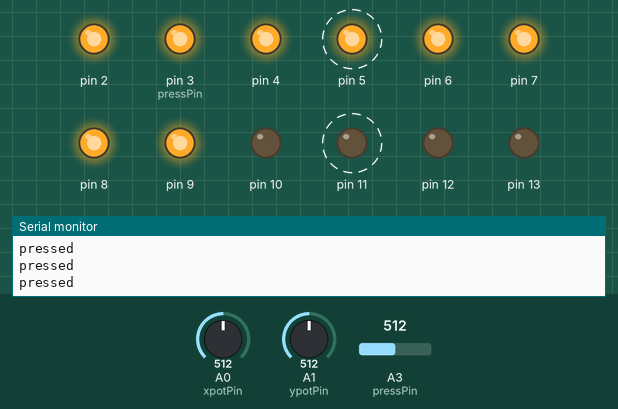
Bench run of a sketch on a simulated Arduino Uno, built with avr-gcc and run on an emulated ATmega328P. Parts: output pins drawn as LEDs (lit = HIGH), the last lines printed to the serial monitor. Dashed ring = blinking. Inputs (shaded band) come from the test bench; at power-on: A0 (xpotPin) = 512, A3 (pressPin) = 512, A1 (ypotPin) = 512.

Above: at 0.85 s.
1.3 s: A0 (xpotPin) set to 560
4.4 s: A0 (xpotPin) set to 585
At 4.61 s:
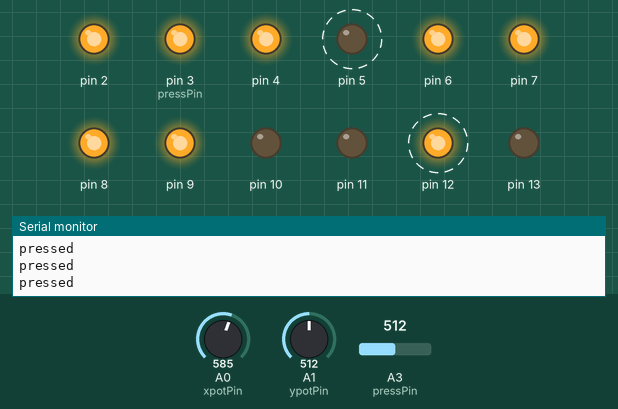
7.5 s: A3 (pressPin) set to 0
At 7.9 s:
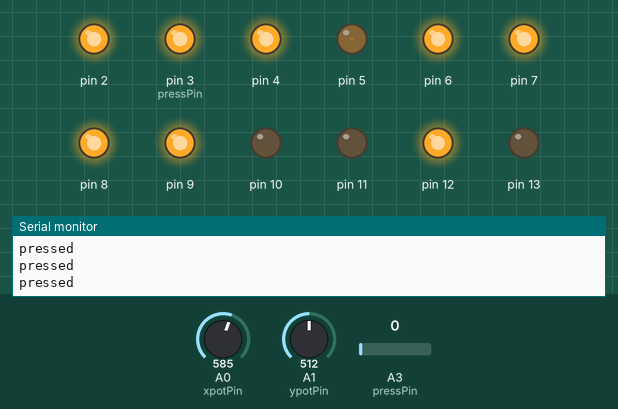
9.0 s: A1 (ypotPin) set to 561
10.5 s: A1 (ypotPin) set to 587
At 11.4 s:
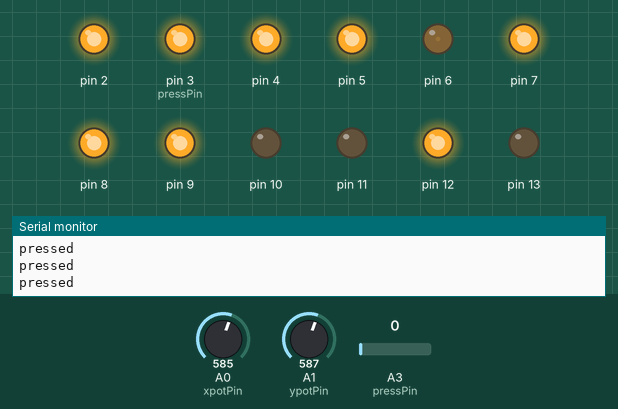
12.0 s: A3 (pressPin) set to 20
At 12.35 s:
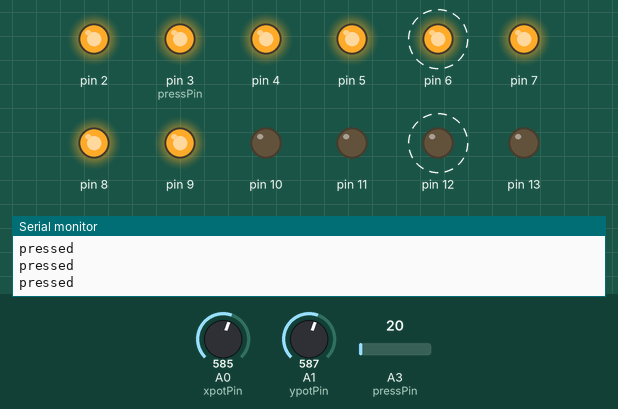
Timing chart, 0 to 16.1 s (numbered marks = the images above; inputs shaded):
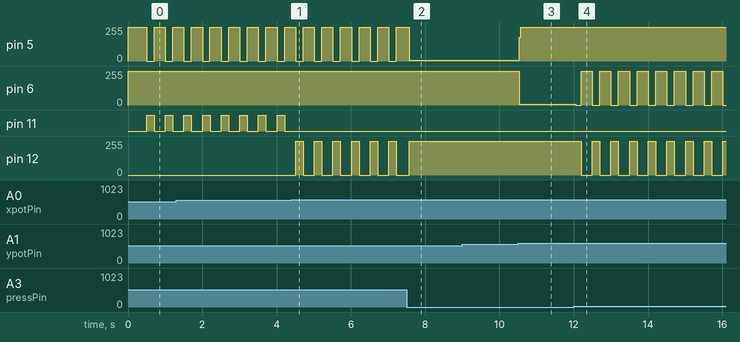

Measured:
- the behaviour switches between 571 and 572 on A0 (xpotPin) (found by bisection; images 0 and 1)
- the behaviour switches between 571 and 572 on A1 (ypotPin) (found by bisection; images 2 and 3)
- after the input at 4.4 s, pin 11: stops changing and stays LOW; pin 12: alternates 255/255 for 0.20 s and 0/255 for 0.30 s, starting after 0.12 s
- after the input at 9.0 s, every drawn part: stays the same
- after the input at 10.5 s, pin 5: 7/255 → 255/255 at once; pin 6: 255/255 → 6/255 at once
- after the input at 12.0 s, pin 6: alternates 255/255 for 0.30 s and 0/255 for 0.20 s, starting after 0.05 s; pin 12: alternates 255/255 for 0.20 s and 0/255 for 0.30 s, starting after 0.05 s
- by itself, pin 5: alternates 255/255 for 0.30 s and 0/255 for 0.20 s
- by itself, pin 11: alternates HIGH for 0.20 s and LOW for 0.30 s

The sketch:

pointMove.ino
```cpp
//2 to 9 = A to H, 10 to 13 = 0 to 3
// one button
// one to control behavior of the symbol
// one 8*8 board  a little bit time taking

byte symbol[][2] = {{0,0}};
byte shapeInfo[4] = {0,0,1,1};// root_x,root_y, width, height
int count = 0;
int press = 1;
int xpotPin = 0;// ps2
int ypotPin = 1;// ps2
int pressPin = 3;//analog button
boolean isActivated = true;

void Draw_point(int x,int y)//画点函数
{
  clear_();
  digitalWrite(x+10,HIGH);
  digitalWrite(y+2,LOW);
  delay(1);
}

void moveSymbol()
{
  byte dx = (byte)(0.0035*analogRead(xpotPin));
  byte dy = (byte)(0.007*analogRead(ypotPin));//  for dx and dy should between 0 to 8
  shapeInfo[0] = dx;
  shapeInfo[1] = dy;
}

void showHeart()
{
  int pt[2] = {0,0};
  /*Serial.print((short)shapeInfo[0]);
  Serial.print(",");
  Serial.print((short)shapeInfo[1]);
  Serial.print("\n");*/
  for(int i = 0; i< count; i++)
  {
    pt[0]= symbol[i][0]+shapeInfo[0];
    pt[1]= symbol[i][1]+shapeInfo[1];
    Draw_point(pt[0],pt[1]);
    //Serial.print("p\n");
//    delay(50);
  }
}

void setup(){
  //use Serial
  Serial.begin(9600);
  //initialize ps2
  pinMode(14, INPUT);//x_coordinator
  pinMode(15, INPUT);//y_coordinator
  pinMode(16, INPUT);//press_button
  //initialize button
  pinMode(17,INPUT);
  //initialize 8*8
  for(int i=2;i<14;i++)
  {
   pinMode(i, OUTPUT);
  }
  //init count
  count = sizeof(symbol)/sizeof(*symbol);
  clear_();
}

void loop() {
  do{
    //button pressed, analogRead()>0
    press = analogRead(pressPin);
    if(press > 0)
    {
      Serial.print("pressed\n");
      //printCurrentState();
      delay(200);
      isActivated = !isActivated;
      //Serial.print("\n I'm here~ 1\n");
    }
    if(isActivated && count > 0)
    {
      moveSymbol();
      //Serial.print("I'm here~ 2\n");
      showHeart();
    }
    else{
      clear_();
      delay(100);
    }
  }while(isActivated);
  clear_();
}

void printCurrentState()
{
  int xval = analogRead(xpotPin);
  int yval = analogRead(ypotPin);
  int press = analogRead(pressPin);
  Serial.print("\n x = ");
  Serial.print(xval);
  Serial.print(", y = ");
  Serial.print(yval);
  Serial.print(", p = ");
  Serial.print(press);
}

void printBoundary(void)
{
  for(int i = 0; i < 4; i++)
  {
    Serial.print((int)symbol[i]);
    Serial.print(", ");
  }
  Serial.print("\n");
}

void clear_(void)//清除屏幕
{
  for(int i=2;i<10;i++)
  digitalWrite(i, HIGH);
  for(int i=0;i<4;i++)
  digitalWrite(i+10, LOW);
}
```
